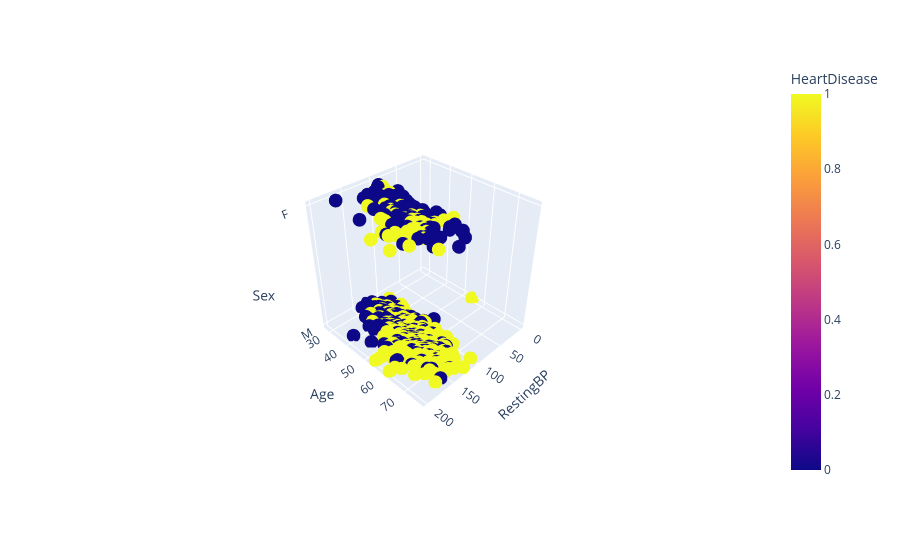

Notebook cell for this chart:
### Code cell
fig = px.scatter_3d(df, 
                    x='RestingBP',
                    y='Age',
                    z='Sex',
                    color='HeartDisease')
fig.show();

### Figure 1 — Plotly figure (JSON) as saved in the notebook; plotly's stock layout.template omitted (floating-point values rounded to 4 significant figures; data arrays with more than 128 entries replaced by an {"elided": "..."} marker saying what was removed)
{"data": [{"hovertemplate": "RestingBP=%{x}<br>Age=%{y}<br>Sex=%{z}<br>HeartDisease=%{marker.color}<extra></extra>", "legendgroup": "", "marker": {"color": {"elided": "918 int values"}, "coloraxis": "coloraxis", "symbol": "circle"}, "mode": "markers", "name": "", "scene": "scene", "showlegend": false, "type": "scatter3d", "x": {"elided": "918 int values"}, "y": {"elided": "918 int values"}, "z": {"elided": "918 str values"}}], "layout": {"autosize": true, "coloraxis": {"colorbar": {"title": {"text": "HeartDisease"}}, "colorscale": [[0, "#0d0887"], [0.1111, "#46039f"], [0.2222, "#7201a8"], [0.3333, "#9c179e"], [0.4444, "#bd3786"], [0.5556, "#d8576b"], [0.6667, "#ed7953"], [0.7778, "#fb9f3a"], [0.8889, "#fdca26"], [1, "#f0f921"]]}, "legend": {"tracegroupgap": 0}, "margin": {"t": 60}, "scene": {"aspectmode": "auto", "aspectratio": {"x": 1, "y": 1, "z": 1}, "camera": {"center": {"x": 0, "y": 0, "z": 0}, "eye": {"x": 1.914, "y": 1.914, "z": 1.914}, "projection": {"type": "perspective"}, "up": {"x": 0, "y": 0, "z": 1}}, "domain": {"x": [0, 1], "y": [0, 1]}, "xaxis": {"title": {"text": "RestingBP"}, "type": "linear"}, "yaxis": {"title": {"text": "Age"}, "type": "linear"}, "zaxis": {"title": {"text": "Sex"}, "type": "category"}}}}
